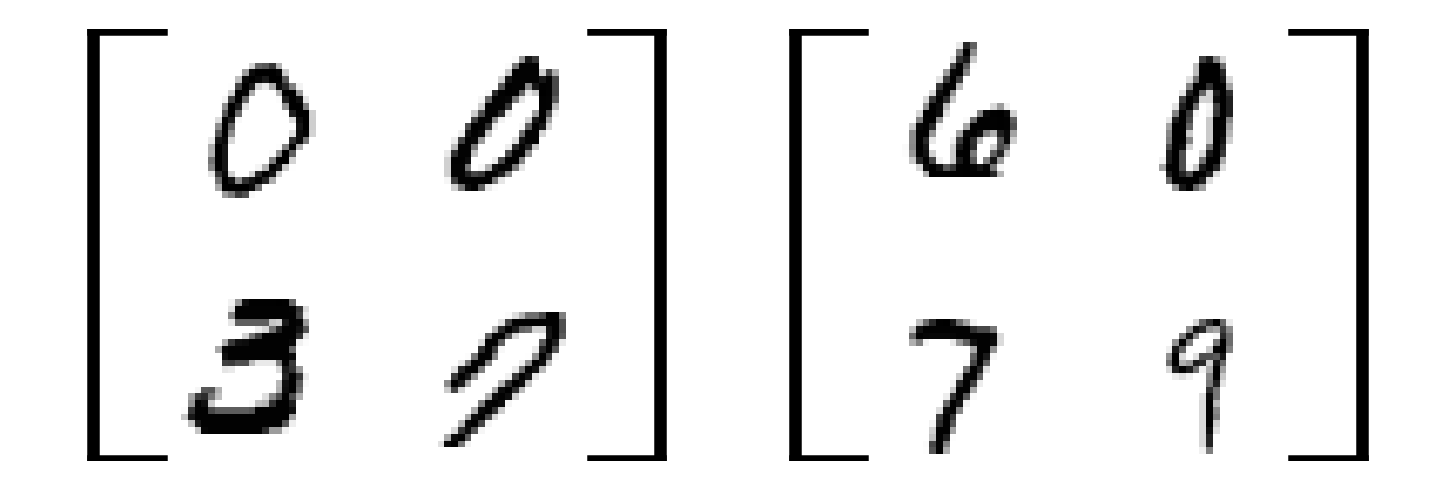
#> input picture MNIST_dataset/test/images/2x2_0.png, 1455 x 491 px
$ jupyter execute Image_Segmentation.ipynb   (shell and % lines are left out)
#> lines starting #> are read from the running program, lines starting #| are printed output that depends on the picture; after the words box and inside, x2 and y2 are one past the last pixel; in counts of white or black regions, pixels touching at a corner belong together
# Git session initialization

###Purge APS360 Folder if needed

[cell 1]
%cd /content/

###Init

[cell 2]
%cd /content/

%cd APS360

# Primary Model

###Segmentation

[cell 3]
import cv2
import numpy as np
import matplotlib.pyplot as plt

def image_segmentation(img):
    # 2) Threshold & Invert (so brackets/digits become white on black)
    _, thresh = cv2.threshold(img, 0, 255, cv2.THRESH_BINARY_INV + cv2.THRESH_OTSU)

    # 3) (Optional) Morphological Opening to remove small noise
    kernel = cv2.getStructuringElement(cv2.MORPH_RECT, (3,3))
    thresh = cv2.morphologyEx(thresh, cv2.MORPH_OPEN, kernel)

    # 4) Find Contours
    contours, _ = cv2.findContours(thresh, cv2.RETR_EXTERNAL, cv2.CHAIN_APPROX_SIMPLE)

    bracket_contours = []
    other_contours = []

    for cnt in contours:
        x, y, w, h = cv2.boundingRect(cnt)
        area = w * h

        # Heuristic filters for bracket detection:
        # - Brackets might be tall and relatively thin (or short and wide)
        # - Adjust these thresholds to match your images
        aspect_ratio = w / float(h + 1e-5)  # avoid division by zero
        if area > 31000 and (0.1 < aspect_ratio < 0.4 or 2.5 < aspect_ratio < 10):
            # This is likely a bracket (depending on orientation).
            bracket_contours.append((cnt, x, y, w, h))
        else:
            # Might be digits or noise
            other_contours.append((cnt, x, y, w, h))

    # Sort bracket contours from left to right based on x
    bracket_contours.sort(key=lambda bc: bc[1])

    # For a 2×2 matrix side by side, you might expect 4 brackets total (2 for left matrix, 2 for right matrix).
    # bracket_contours = [ (cnt, x, y, w, h), ... ] sorted by x
    print(f"Found {len(bracket_contours)} potential bracket(s).")

    # Just for visualization: draw bracket bounding boxes on a copy of the image
    img_color = cv2.cvtColor(img, cv2.COLOR_GRAY2BGR)
    for i, (cnt, x, y, w, h) in enumerate(bracket_contours):
        cv2.rectangle(img_color, (x, y), (x+w, y+h), (0, 0, 255), 2)
        cv2.putText(img_color, f"B{i}", (x, y-5),
                    cv2.FONT_HERSHEY_SIMPLEX, 0.5, (0,0,255), 1)

    plt.figure(figsize=(8, 6))
    plt.imshow(img_color[:,:,::-1])  # BGR -> RGB
    plt.title("Detected Brackets (Bounding Boxes)")
    plt.axis('off')
    plt.show()

    ###############################
    # 5) USE BRACKETS TO SEPARATE #
    ###############################
    # Example approach:
    # - Suppose bracket_contours[0] is the left bracket of the first matrix
    # - bracket_contours[1] is the right bracket of the first matrix
    # - bracket_contours[2] is the left bracket of the second matrix
    # - bracket_contours[3] is the right bracket of the second matrix

    if len(bracket_contours) >= 4:
        # Extract bounding boxes for the two matrix regions:
        # We'll define each matrix region from the right edge of its left bracket
        # to the left edge of its right bracket
        _, x1, y1, w1, h1 = bracket_contours[0]  # left bracket (matrix 1)
        _, x2, y2, w2, h2 = bracket_contours[1]  # right bracket (matrix 1)

        matrix1_left = x1 + w1
        matrix1_right = x2
        matrix1_top = min(y1, y2)
        matrix1_bottom = max(y1 + h1, y2 + h2)

        # Crop out the first matrix
        matrix1 = thresh[matrix1_top:matrix1_bottom, matrix1_left:matrix1_right]
        matrix1_color = img[matrix1_top:matrix1_bottom, matrix1_left:matrix1_right]

        _, x3, y3, w3, h3 = bracket_contours[2]  # left bracket (matrix 2)
        _, x4, y4, w4, h4 = bracket_contours[3]  # right bracket (matrix 2)

        matrix2_left = x3 + w3
        matrix2_right = x4
        matrix2_top = min(y3, y4)
        matrix2_bottom = max(y3 + h3, y4 + h4)

        # Crop out the second matrix
        matrix2 = thresh[matrix2_top:matrix2_bottom, matrix2_left:matrix2_right]
        matrix2_color = img[matrix2_top:matrix2_bottom, matrix2_left:matrix2_right]

        # Display the two cropped matrices
        fig, axs = plt.subplots(1, 2, figsize=(8,4))
        axs[0].imshow(matrix1, cmap='gray')
        axs[0].set_title("Matrix 1")
        axs[0].axis('off')

        axs[1].imshow(matrix2, cmap='gray')
        axs[1].set_title("Matrix 2")
        axs[1].axis('off')

        plt.tight_layout()
        plt.show()
    else:
        print("Not enough bracket contours found to confidently separate the matrices.")
    return matrix1, matrix2, matrix1_color, matrix2_color

[cell 4]
# Find external contours in the thresholded image
def find_digits(matrix, id):
    contours, hierarchy = cv2.findContours(
        matrix.copy(),
        cv2.RETR_EXTERNAL,
        cv2.CHAIN_APPROX_SIMPLE
    )

    digit_contours = []
    for cnt in contours:
        x, y, w, h = cv2.boundingRect(cnt)
        area = w * h
        # Filter out too-small or too-large regions
        print("curr area", area)
        #if 8000 < area < 20000:  # adjust as needed
        digit_contours.append(cnt)

    print(f"Total digit candidates found for matrix {id}:", len(digit_contours))
    return digit_contours

[cell 5]
def group_contours_by_rows(digit_contours, matrix, id, y_threshold=15):
    """
    digit_contours: list of (cnt, x, y, w, h)
    y_threshold: vertical tolerance to consider two bounding boxes in the same row

    Returns a list of rows, where each row is a list of (cnt, x, y, w, h).
    """
    # 1) Compute the center y for each bounding box
    boxes = []
    for cnt in digit_contours:
        x, y, w, h = cv2.boundingRect(cnt)
        center_y = y + h/2.0
        boxes.append((cnt, x, y, w, h, center_y))

    # 2) Sort by center_y
    boxes.sort(key=lambda b: b[5])

    # 3) Group into rows
    rows = []
    current_row = [boxes[0]]

    for i in range(1, len(boxes)):
        prev_center_y = current_row[-1][5]
        current_center_y = boxes[i][5]

        # If the next box's center_y is within y_threshold of the last box in current row,
        # consider it part of the same row
        if abs(current_center_y - prev_center_y) < y_threshold:
            current_row.append(boxes[i])
        else:
            # Start a new row
            rows.append(current_row)
            current_row = [boxes[i]]

    # Add the final row
    rows.append(current_row)

    # 4) Sort each row by x, and sort rows by the average center_y
    sorted_rows = []
    for row in rows:
        row_sorted = sorted(row, key=lambda b: b[1])  # sort by x
        sorted_rows.append(row_sorted)
    # Sort rows by average y-center of each row
    sorted_rows.sort(key=lambda r: np.mean([box[5] for box in r]))

    # 5) Return rows without the extra center_y in each tuple
    # Each row is now in left-to-right order, and rows are top-to-bottom
    final_rows = []
    for row in sorted_rows:
        final_rows.append([(cnt, x, y, w, h) for (cnt, x, y, w, h, c_y) in row])

    max_len = max(len(row) for row in final_rows)

    # 2) Create subplots with one row per detected "row of digits".
    fig, axes = plt.subplots(len(final_rows), max_len, figsize=(3*max_len, 3*len(final_rows)))

    # If there's only one row, axes is not a 2D list by default. Let's make it consistent.
    if len(final_rows) == 1:
        axes = [axes]

    # 3) Loop through each row and each digit, display them in subplots.
    digits = []
    for i, row in enumerate(final_rows):
        for j in range(max_len):
            # If this row has a digit at index j, display it. Otherwise, hide the subplot.
            if j < len(row):
                cnt, x, y, w, h = row[j]
                digit_crop = matrix[y:y+h, x:x+w]  # Crop the digit from the thresholded image
                digits.append(digit_crop)
                axes[i][j].imshow(digit_crop, cmap='gray')
                axes[i][j].set_title(f"Row {i}, Col {j}")
            axes[i][j].axis('off')

    plt.suptitle(f"Extracted Digits for matrix {id}", fontsize=16)
    plt.tight_layout()
    plt.show()

    return digits

Run all segmentation process

[cell 6]
img = cv2.imread('MNIST_dataset/test/images/2x2_0.png', cv2.IMREAD_GRAYSCALE)
#> img is the input picture: shape (491, 1455); min 0, max 255, mean 232.9
matrix1, matrix2, matrix1_color, matrix2_color = image_segmentation(img)
#> in image_segmentation, `_, thresh = cv2.threshold(img, 0, 255, cv2.THRESH_BINARY_INV + cv2.THR..`:
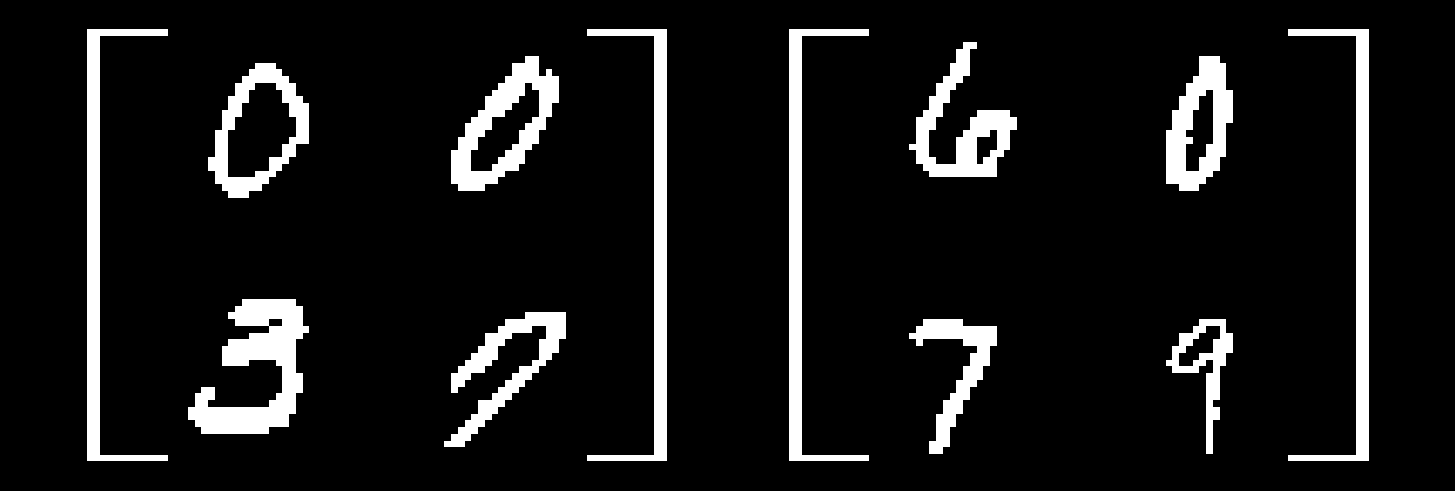
#> thresh: shape (491, 1455); 9.1% white; 12 white regions
#> in image_segmentation, `contours, _ = cv2.findContours(thresh, cv2.RETR_EXTERNAL, cv2.CHAIN_AP..`: contours = 12 contours; largest, box (x1, y1, x2, y2) and area: (208, 63, 309, 198) 8712, (451, 56, 559, 191) 7866, (188, 299, 309, 434) 7460, (1166, 56, 1233, 191) 6102, (1288, 29, 1369, 461) 5921
#> the loop in image_segmentation, `for cnt in contours:` made 12 passes
#> (x, y, w, h, area, aspect_ratio) on passes 1 to 8: (1166, 319, 67, 135, 9045, 0.496), (909, 319, 88, 135, 11880, 0.652), (444, 312, 122, 135, 16470, 0.904), (188, 299, 121, 135, 16335, 0.896), (208, 63, 101, 135, 13635, 0.748), (1166, 56, 67, 135, 9045, 0.496), (451, 56, 108, 135, 14580, 0.8), (909, 42, 108, 135, 14580, 0.8)
#> after the loop in image_segmentation, `for cnt in contours:`: bracket_contours = 4 items; other_contours = 8 items
#| Found 4 potential bracket(s).
#> the loop in image_segmentation, `for i, (cnt, x, y, w, h) in enumerate(bracket_contours):` made 4 passes
#> (x, w) on passes 1 to 4: (87, 81), (587, 80), (789, 80), (1288, 81)
#> after the loop in image_segmentation, `for i, (cnt, x, y, w, h) in enumerate(bracket_contours):`:
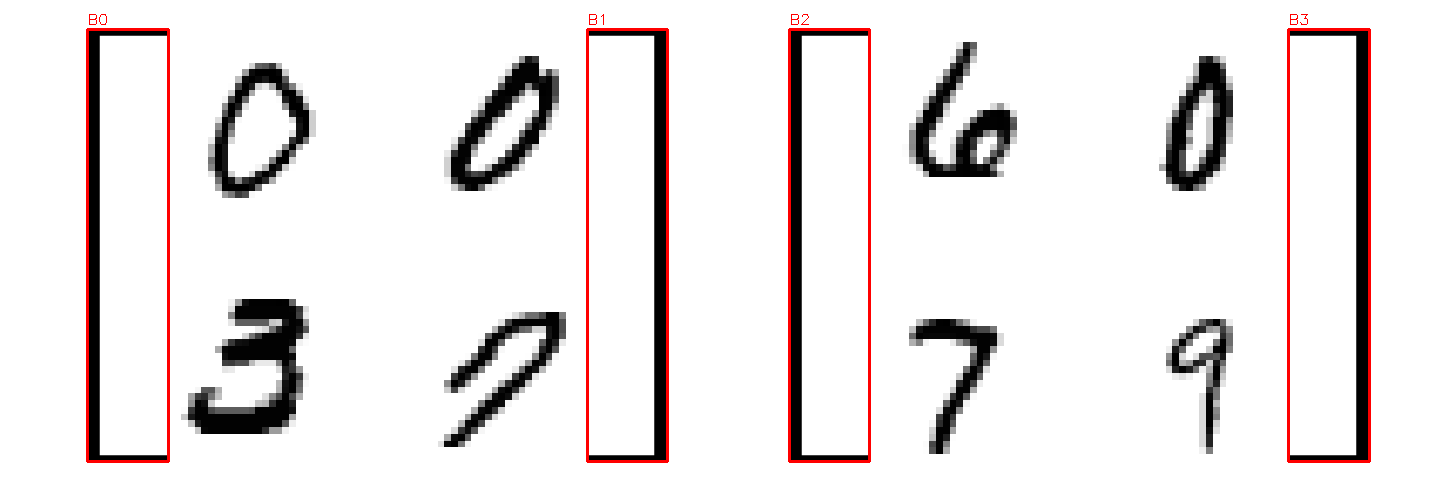
#> img_color: shape (491, 1455, 3); 1.75% of pixels changed, all inside (x1, y1, x2, y2) = (86, 14, 1371, 463)
#> in image_segmentation, `_, x1, y1, w1, h1 = bracket_contours[0]`: x1 = 87; y1 = 29; w1 = 81; h1 = 432
#> in image_segmentation, `_, x2, y2, w2, h2 = bracket_contours[1]`: x2 = 587; y2 = 29; w2 = 80; h2 = 432
#> in image_segmentation, `matrix1_left = x1 + w1`: matrix1_left = 168
#> in image_segmentation, `matrix1_right = x2`: matrix1_right = 587
#> in image_segmentation, `matrix1_top = min(y1, y2)`: matrix1_top = 29
#> in image_segmentation, `matrix1_bottom = max(y1 + h1, y2 + h2)`: matrix1_bottom = 461
#> in image_segmentation, `matrix1 = thresh[matrix1_top:matrix1_bottom, matrix1_left:matrix1_right]`:
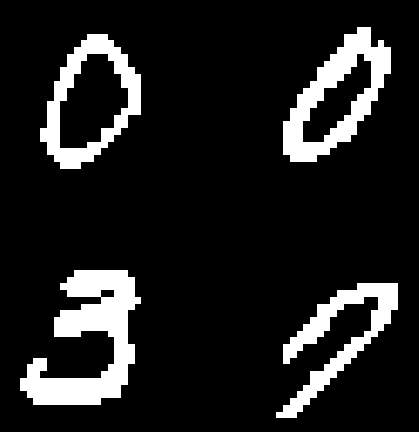
#> matrix1: shape (432, 419); 12.5% white; 4 white regions, box (x1, y1, x2, y2) and area: (20, 270, 141, 405) 7752, (283, 27, 391, 162) 5629, (276, 283, 398, 418) 4616, (40, 34, 141, 169) 4568
#> in image_segmentation, `matrix1_color = img[matrix1_top:matrix1_bottom, matrix1_left:matrix1_r..`:
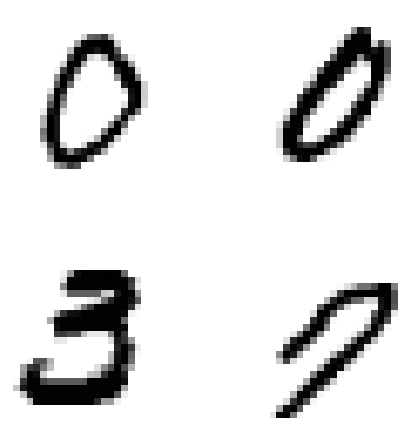
#> matrix1_color: shape (432, 419); min 0, max 255, mean 224.5
#> in image_segmentation, `_, x3, y3, w3, h3 = bracket_contours[2]`: x3 = 789; y3 = 29; w3 = 80; h3 = 432
#> in image_segmentation, `_, x4, y4, w4, h4 = bracket_contours[3]`: x4 = 1288; y4 = 29; w4 = 81; h4 = 432
#> in image_segmentation, `matrix2_left = x3 + w3`: matrix2_left = 869
#> in image_segmentation, `matrix2_right = x4`: matrix2_right = 1288
#> in image_segmentation, `matrix2_top = min(y3, y4)`: matrix2_top = 29
#> in image_segmentation, `matrix2_bottom = max(y3 + h3, y4 + h4)`: matrix2_bottom = 461
#> in image_segmentation, `matrix2 = thresh[matrix2_top:matrix2_bottom, matrix2_left:matrix2_right]`:
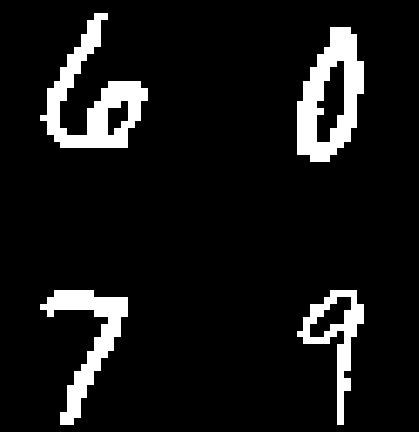
#> matrix2: shape (432, 419); 8.9% white; 4 white regions
#> in image_segmentation, `matrix2_color = img[matrix2_top:matrix2_bottom, matrix2_left:matrix2_r..`:
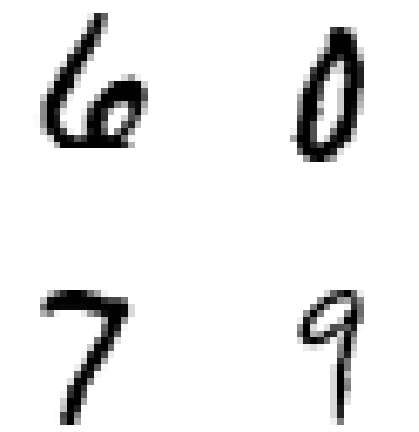
#> matrix2_color: shape (432, 419); min 0, max 255, mean 233.5
digit_contours_1 = find_digits(matrix1, 1)
#> in find_digits, `contours, hierarchy = cv2.findContours( matrix.copy(), cv2.RETR_EXTERN..`: contours = 4 contours; box (x1, y1, x2, y2) and area: (40, 34, 141, 169) 8712, (283, 27, 391, 162) 7866, (20, 270, 141, 405) 7460, (276, 283, 398, 418) 4221
#> the loop in find_digits, `for cnt in contours:` made 4 passes
#> (x, y, w, area) on passes 1 to 4: (276, 283, 122, 16470), (20, 270, 121, 16335), (40, 34, 101, 13635), (283, 27, 108, 14580)
#> (printed output is left out)
#> after the loop in find_digits, `for cnt in contours:`: digit_contours has the same summary as contours
#| Total digit candidates found for matrix 1: 4
#> digit_contours_1 has the same summary as contours in find_digits
digit_contours_2 = find_digits(matrix2, 2)
#> in find_digits (call 2), `contours, hierarchy = cv2.findContours( matrix.copy(), cv2.RETR_EXTERN..`: contours = 4 contours; box (x1, y1, x2, y2) and area: (297, 27, 364, 162) 6102, (40, 13, 148, 148) 5188, (40, 290, 128, 425) 3358, (297, 290, 364, 425) 3110
#> the loop in find_digits (call 2), `for cnt in contours:` made 4 passes
#> (x, y, w, area) on passes 1 to 4: (297, 290, 67, 9045), (40, 290, 88, 11880), (297, 27, 67, 9045), (40, 13, 108, 14580)
#> (printed output is left out)
#> after the loop in find_digits (call 2), `for cnt in contours:`: digit_contours has the same summary as contours
#| Total digit candidates found for matrix 2: 4
#> digit_contours_2 has the same summary as contours in find_digits
#
digits_1 = group_contours_by_rows(digit_contours_1, matrix1_color, 1, 150)
#> the loop in group_contours_by_rows, `for cnt in digit_contours:` made 4 passes
#> (x, y, w, center_y) on passes 1 to 4: (276, 283, 122, 350.5), (20, 270, 121, 337.5), (40, 34, 101, 101.5), (283, 27, 108, 94.5)
#> after the loop in group_contours_by_rows, `for cnt in digit_contours:`: boxes = 4 items
#> the loop in group_contours_by_rows, `for i in range(1, len(boxes)):` made 3 passes
#> (prev_center_y, current_center_y) on passes 1 to 3: (94.5, 101.5), (101.5, 337.5), (337.5, 350.5)
#> after the loop in group_contours_by_rows, `for i in range(1, len(boxes)):`: rows = 1 item
#> the loop in group_contours_by_rows, `for row in rows:` made 2 passes
#> after the loop in group_contours_by_rows, `for row in rows:`: sorted_rows = 2 items
#> the loop in group_contours_by_rows, `for row in sorted_rows:` made 2 passes
#> in group_contours_by_rows, `max_len = max(len(row) for row in final_rows)`: max_len = 2
#> the loop in group_contours_by_rows, `for i, row in enumerate(final_rows):` made 2 passes
#> after the loop in group_contours_by_rows, `for i, row in enumerate(final_rows):`: digits = 4 items
#> in group_contours_by_rows, `plt.show()`:
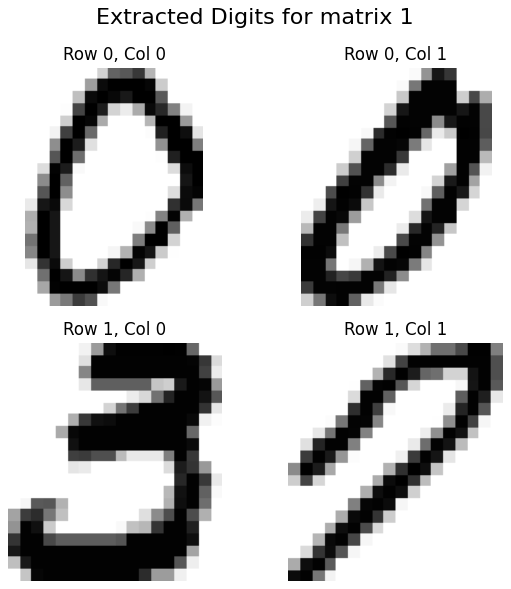
#> figure drawn by matplotlib, 4 panels
#> digits_1 = 4 items
digits_2 = group_contours_by_rows(digit_contours_2, matrix2_color, 2, 150)
#> call 2 of group_contours_by_rows, with id = 2, y_threshold = 150
#> the loop in group_contours_by_rows (call 2), `for cnt in digit_contours:` made 4 passes
#> (x, y, w, center_y) on passes 1 to 4: (297, 290, 67, 357.5), (40, 290, 88, 357.5), (297, 27, 67, 94.5), (40, 13, 108, 80.5)
#> the loop in group_contours_by_rows (call 2), `for i in range(1, len(boxes)):` made 3 passes
#> (prev_center_y, current_center_y) on passes 1 to 3: (80.5, 94.5), (94.5, 357.5), (357.5, 357.5)
#> the loop in group_contours_by_rows (call 2), `for row in rows:` made 2 passes
#> the loop in group_contours_by_rows (call 2), `for row in sorted_rows:` made 2 passes
#> the loop in group_contours_by_rows (call 2), `for i, row in enumerate(final_rows):` made 2 passes
#> in group_contours_by_rows (call 2), `plt.show()`:
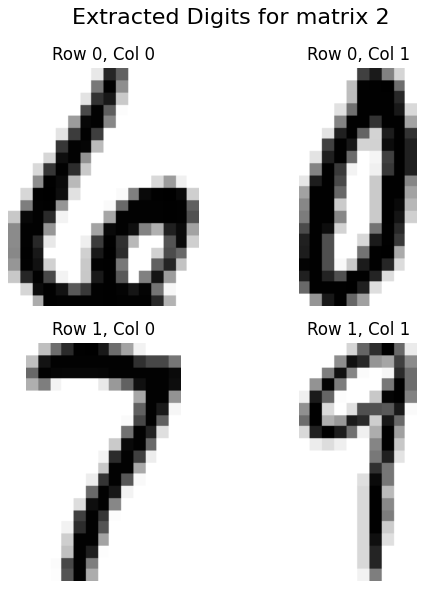
#> figure drawn by matplotlib, 4 panels
#> digits_2 = 4 items
#
